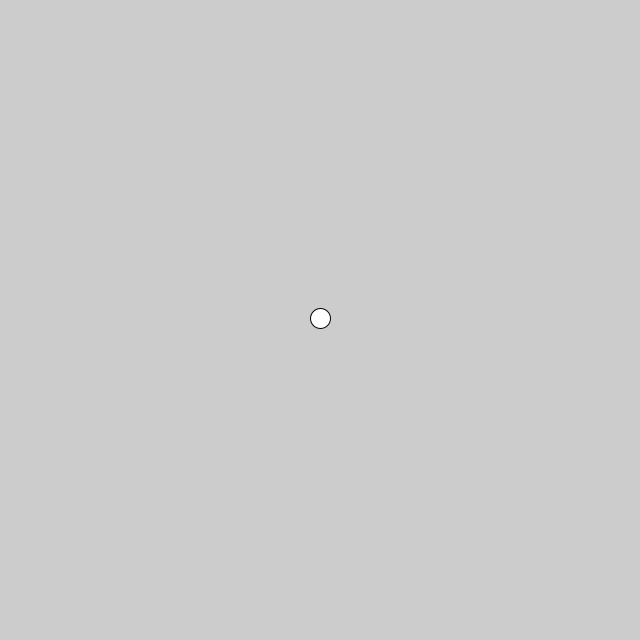
Frame 1 (no input)
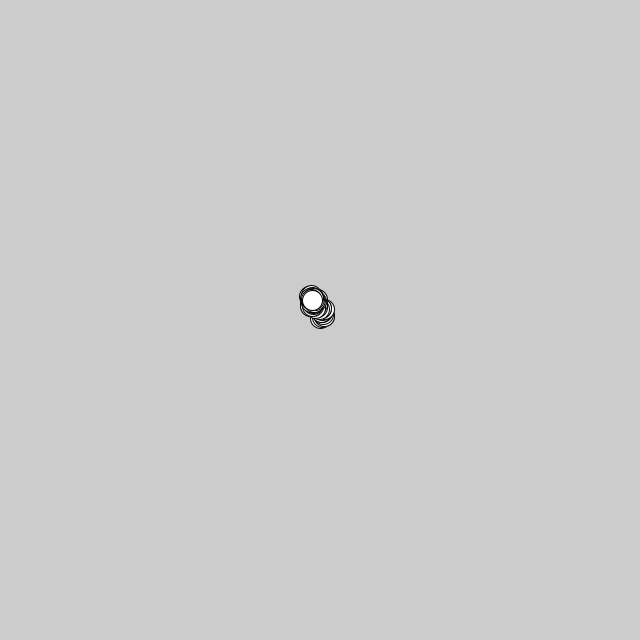
Frame 60 (the mouse pressed at the canvas centre just before this capture)
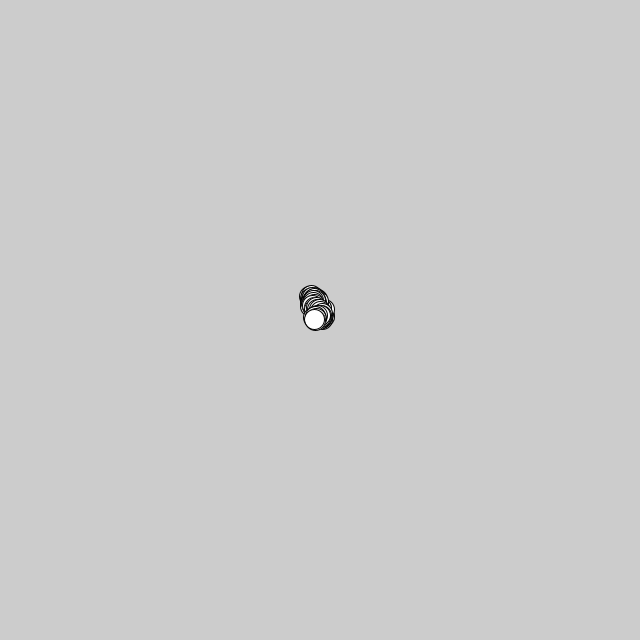
Frame 120 (the mouse held since frame 60 and released just before this capture)

The Processing sketch that drew these frames (run headless with seeded random() and noise(); from frame 60 on, the mouse is pressed at the canvas centre):

// Processing sketch: sketch_44Random
// ── sketch_44Random.pde
float speed = 2.5;
int diameter = 20;
float x;
float y;

void setup() {
  size(640, 640);
  x = width/2;
  y = height/2;
}

void draw() {
  x += random(-speed, speed);
  y += random(-speed, speed);
  ellipse(x, y, diameter, diameter);
}
